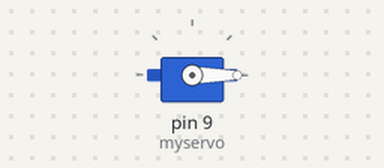
Bench run of a sketch on a simulated Arduino Uno, built with avr-gcc and run on an emulated ATmega328P. On the bench: servo.

Above: at 3.05 s.
At 5.8 s:
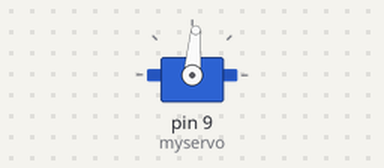
At 8.55 s:
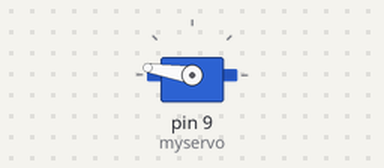
At 14.1 s:
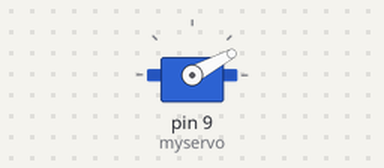
Timing chart, 0 to 18.6 s (numbered marks = the images above):
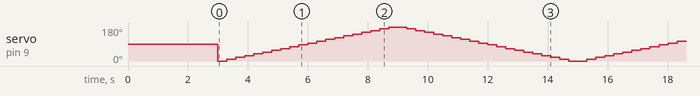

The sketch:

Servo2.ino
```cpp
#include <Servo.h>

Servo myservo;

void setup()
{
  myservo.attach(9, 500, 2400);
  myservo.write(90);
  delay(3000);
}

void loop()
{
  for(int i = 500; i <= 2400; i+=100){
    myservo.writeMicroseconds(i);
    Serial.println(i);
    delay(300);
  }
  for(int i = 2400; i >= 500; i-=100){
    myservo.writeMicroseconds(i);
    Serial.println(i);
    delay(300);
  }
}
```
